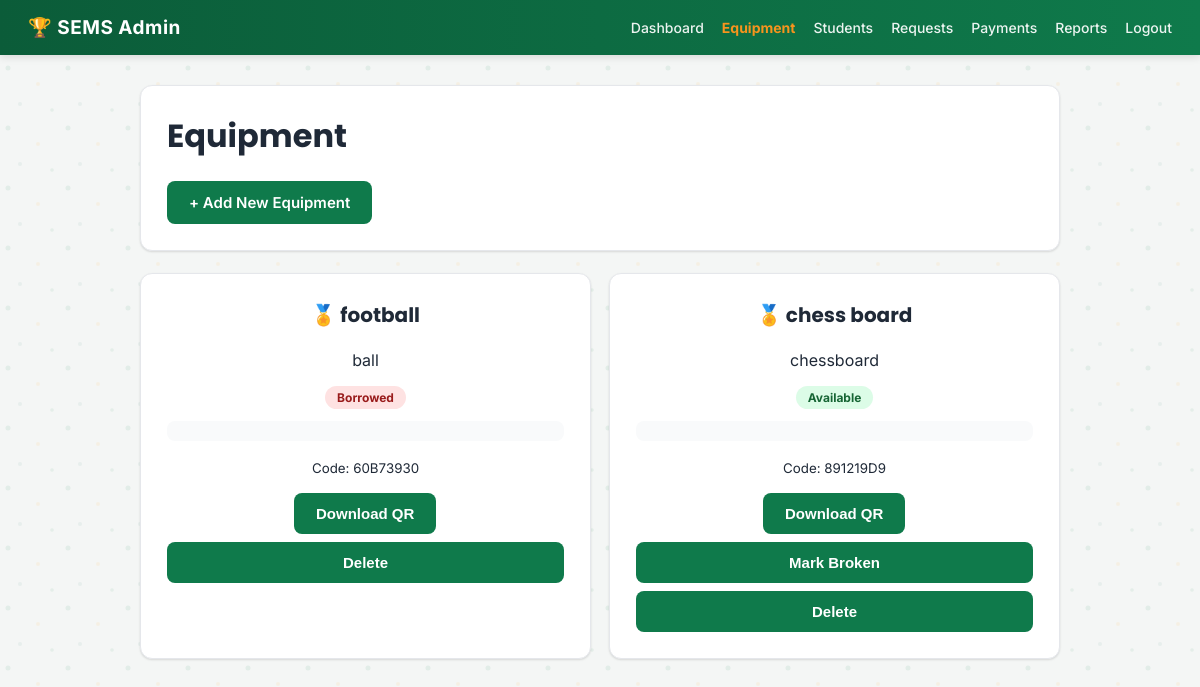
The app's page /admin/equipment (signed in) with its own data.
### tables this page shows
CREATE TABLE equipment (
            id INTEGER PRIMARY KEY AUTOINCREMENT,
            name TEXT NOT NULL,
            category TEXT NOT NULL,
            code TEXT NOT NULL UNIQUE,
            status TEXT NOT NULL DEFAULT 'available',
            added_at TEXT NOT NULL
        );

### app.py (the view)
@app.route("/admin/equipment")
@admin_required
def admin_equipment():
    equipment = db.get_all_equipment()
    return render_template(
        "equipment.html",
        equipment=equipment
    )

### app.py (called while the page is built)
def sport_icon(category):
    return SPORT_ICONS.get(
        (category or "").strip().lower(),
        "🏅"
    )

def admin_required(view):
    from functools import wraps
    @wraps(view)
    def wrapped(*args, **kwargs):
        if not session.get("admin_id"):
            return redirect(
                url_for("admin_login")
            )
        return view(*args, **kwargs)
    return wrapped

@app.context_processor
def inject_admin_nav_counts():
    if session.get("admin_id"):
        return {
            "nav_pending_payments":
                db.count_pending_payments(),
        }
    return {}

### database/db.py (called while the page is built)
def get_db():
    conn = sqlite3.connect(DB_PATH)
    conn.row_factory = sqlite3.Row
    conn.execute("PRAGMA foreign_keys = ON")
    return conn

def get_all_equipment():
    conn = get_db()
    rows = conn.execute(
        "SELECT * FROM equipment ORDER BY added_at DESC"
    ).fetchall()
    conn.close()
    return rows

def count_pending_payments():
    conn = get_db()
    n = conn.execute(
        "SELECT COUNT(*) FROM payments "
        "WHERE status != 'paid'"
    ).fetchone()[0]
    conn.close()
    return n

### templates/equipment.html (shortened to what this page needs)
<!DOCTYPE html>
<html lang="en">
<head>
    <link rel="stylesheet" href="{{ url_for('static', filename='css/style.css') }}">
</head>
<body>
    {% include "_admin_nav.html" %}
    <div class="container">
        <div class="card">
            <h1>Equipment</h1>
            <a class="btn" href="{{ url_for('admin_equipment_add') }}">+ Add New Equipment</a>
        </div>
        <div class="grid">
            {% for e in equipment %}
            <div class="card equipment-card">
                <h3>{{ sport_icon(e.category) }} {{ e.name }}</h3>
                <p>{{ e.category }}</p>
                <span class="badge {{ e.status }}">{{ e.status }}</span>
                <div class="qrcode-box" id="qr-{{ e.id }}" data-code="{{ e.code }}"></div>
                <p><small>Code: {{ e.code }}</small></p>
                <button class="btn secondary" onclick="downloadQR({{ e.id }}, '{{ e.code }}')">Download QR</button>
                {% if e.status == 'broken' %}
                <form method="post" action="{{ url_for('admin_equipment_status', equipment_id=e.id) }}">
                    <input type="hidden" name="status" value="available">
                    <button class="btn warn full" type="submit" style="margin-top:8px;">Mark Repaired</button>
                </form>
                {% elif e.status == 'available' %}
                <form method="post" action="{{ url_for('admin_equipment_status', equipment_id=e.id) }}" onsubmit="return confirm('Mark this equipment as broken? Students will not be able to borrow it.');">
                    <button class="btn warn full" type="submit" style="margin-top:8px;">Mark Broken</button>
                </form>
                {% endif %}
                <form method="post" action="{{ url_for('admin_equipment_delete', equipment_id=e.id) }}" onsubmit="return confirm('Delete this equipment?');">
                    <button class="btn danger full" type="submit" style="margin-top:8px;">Delete</button>
                </form>
            </div>
            {% else %}
            <p>No equipment added yet.</p>
            {% endfor %}
        </div>
    </div>
</body>
</html>

### static/css/style.css (style rules this page uses)
:root { --primary: #0f7a4b; --primary-dark: #0b5c39; --accent: #f7941d; --bg: #f4f6f5; --card: #ffffff; --text: #1f2937; --muted: #6b7280; --border: #e5e7eb; }
* { box-sizing: border-box; }
body { margin: 0; font-family: 'Inter', 'Segoe UI', Arial, sans-serif; background-color: var(--bg); background-image: url('/static/img/bg-pattern.svg'); background-repeat: repeat; color: var(--text); }
h1, h2, h3 { font-family: 'Poppins', 'Segoe UI', Arial, sans-serif; margin-top: 0; }
.container { max-width: 960px; margin: 30px auto; padding: 0 20px; }
.card { background: var(--card); border-radius: 12px; padding: 26px; box-shadow: 0 1px 3px rgba(0,0,0,0.06), 0 1px 2px rgba(0,0,0,0.08); margin-bottom: 22px; border: 1px solid var(--border); transition: box-shadow 0.15s, transform 0.15s; }
.grid { display: grid; grid-template-columns: repeat(auto-fit, minmax(220px, 1fr)); gap: 18px; }
.btn { display: inline-block; background: var(--primary); color: #fff; border: none; padding: 12px 22px; border-radius: 8px; font-size: 15px; font-weight: 600; cursor: pointer; text-decoration: none; text-align: center; transition: background 0.15s, transform 0.1s; }
.btn.full { width: 100%; }
.badge { display: inline-block; padding: 4px 12px; border-radius: 20px; font-size: 12px; font-weight: 700; text-transform: capitalize; }
.badge.available { background: #dcfce7; color: #166534; }
.badge.borrowed { background: #fee2e2; color: #991b1b; }
.equipment-card { text-align: center; }
.qrcode-box { display: flex; justify-content: center; margin: 12px 0; padding: 10px; background: #f9fafb; border-radius: 8px; }
.container > * { animation: fadeInUp 0.35s ease both; }
.container > *:nth-child(2) { animation-delay: 0.05s; }
.equipment-card h3 { font-size: 20px; }
a.btn, button.btn { will-change: transform; }
.btn, .btn.secondary, .btn.danger, .btn.warn { background: var(--primary); color: #fff; }

### records on screen
equipment: category "🏅", name "football", category "ball", status "Borrowed", code "60B73930"
equipment: category "🏅", name "chess board", category "chessboard", status "Available", code "891219D9"
